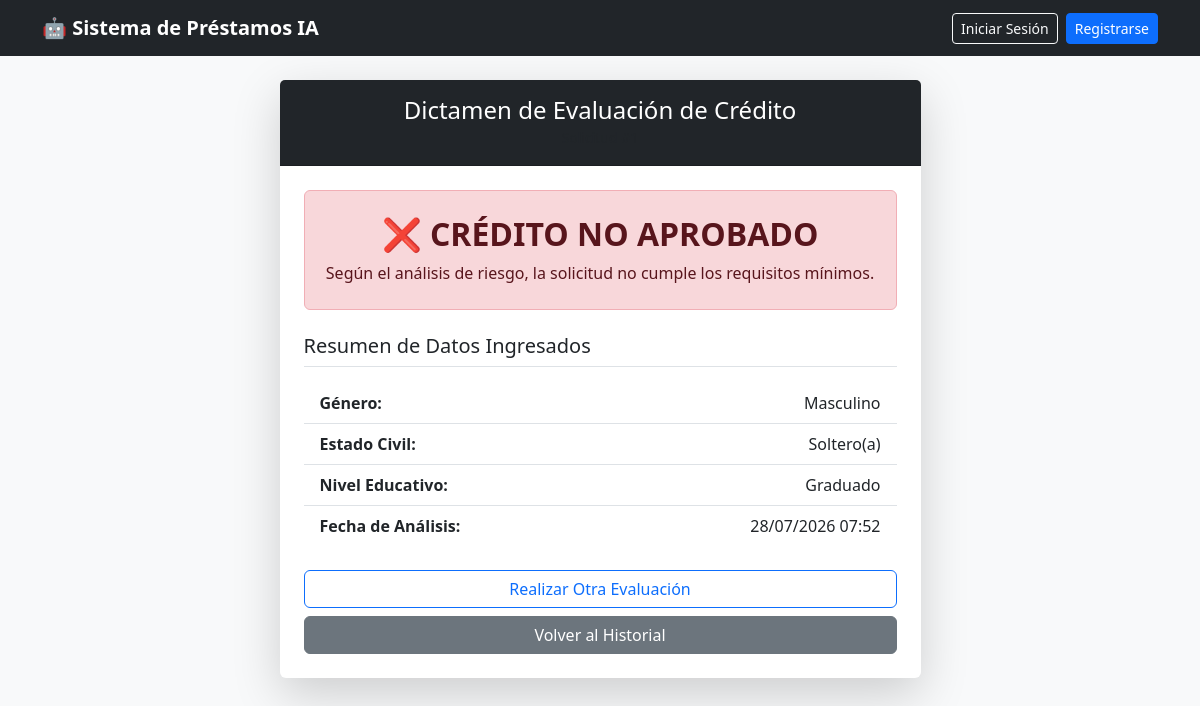
The app's page /solicitud/1/ with its own data.
### core/models.py (models this page shows, shortened)
class SolicitudPrestamo(models.Model):
    GENERO_CHOICES = [
        ('Male', 'Masculino'),
        ('Female', 'Femenino'),
    ]
    ESTADO_CIVIL_CHOICES = [
        ('Yes', 'Casado(a)'),
        ('No', 'Soltero(a)'),
    ]
    EDUCACION_CHOICES = [
        ('Graduate', 'Graduado'),
        ('Not Graduate', 'No Graduado'),
    ]
    HISTORIAL_CHOICES = [
        (1, 'Buen historial (Pagos al día / Líneas activas)'),
        (0, 'Malo (Historial crediticio negativo)'),
        (2, 'Sin historial crediticio (Primera vez)'),  # Se mapeará a 0 en la vista
    ]
    usuario = models.ForeignKey(User, on_delete=models.CASCADE, null=True, blank=True)
    gender = models.CharField(max_length=10, choices=GENERO_CHOICES, verbose_name="Género")
    married = models.CharField(max_length=3, choices=ESTADO_CIVIL_CHOICES, verbose_name="Estado Civil")
    education = models.CharField(max_length=20, choices=EDUCACION_CHOICES, verbose_name="Nivel Educativo")
    applicant_income = models.IntegerField(default=0, verbose_name="Ingreso del Solicitante")
    coapplicant_income = models.FloatField(default=0.0, verbose_name="Ingreso del Co-solicitante")
    loan_amount = models.IntegerField(default=0, verbose_name="Monto del Préstamo (en miles)")
    credit_history = models.IntegerField(choices=HISTORIAL_CHOICES, default=1, verbose_name="Historial Crediticio")
    loan_status = models.CharField(max_length=20, default="Pendiente", verbose_name="Estado del Préstamo")
    fecha_creacion = models.DateTimeField(auto_now_add=True)

### core/views.py (the view)
# urls.py: path('solicitud/<int:pk>/', views.detalle_solicitud, name='detalle_solicitud'),
def detalle_solicitud(request, pk):
    solicitud = get_object_or_404(SolicitudPrestamo, pk=pk)
    return render(request, 'core/detalle.html', {'solicitud': solicitud})

### core/templates/core/detalle.html
{% extends 'core/base.html' %}
{% block content %}
<div class="row justify-content-center">
    <div class="col-md-7">
        <div class="card shadow-lg border-0">
            <div class="card-header bg-dark text-white text-center py-3">
                <h4 class="mb-0">Dictamen de Evaluación de Crédito</h4>
                <small class="text-muted">Solicitud #{{ solicitud.id }}</small>
            </div>
            <div class="card-body p-4">
                {% if "Aprobado" in solicitud.loan_status %}
                    <div class="alert alert-success text-center py-4" role="alert">
                        <h2 class="alert-heading fw-bold">🎉 ¡CRÉDITO APROBADO!</h2>
                        <p class="mb-0">El sistema evaluó satisfactoriamente tu perfil crediticio.</p>
                    </div>
                {% else %}
                    <div class="alert alert-danger text-center py-4" role="alert">
                        <h2 class="alert-heading fw-bold">❌ CRÉDITO NO APROBADO</h2>
                        <p class="mb-0">Según el análisis de riesgo, la solicitud no cumple los requisitos mínimos.</p>
                    </div>
                {% endif %}
                <h5 class="mt-4 mb-3 border-bottom pb-2">Resumen de Datos Ingresados</h5>
                <ul class="list-group list-group-flush mb-4">
                    <li class="list-group-item d-flex justify-content-between align-items-center">
                        <strong>Género:</strong>
                        <span>{{ solicitud.get_gender_display }}</span>
                    </li>
                    <li class="list-group-item d-flex justify-content-between align-items-center">
                        <strong>Estado Civil:</strong>
                        <span>{{ solicitud.get_married_display }}</span>
                    </li>
                    <li class="list-group-item d-flex justify-content-between align-items-center">
                        <strong>Nivel Educativo:</strong>
                        <span>{{ solicitud.get_education_display }}</span>
                    </li>
                    <li class="list-group-item d-flex justify-content-between align-items-center">
                        <strong>Fecha de Análisis:</strong>
                        <span>{{ solicitud.fecha_creacion|date:"d/m/Y H:i" }}</span>
                    </li>
                </ul>
                <div class="d-grid gap-2">
                    <a href="{% url 'crear_consulta' %}" class="btn btn-outline-primary">Realizar Otra Evaluación</a>
                    <a href="{% url 'home' %}" class="btn btn-secondary">Volver al Historial</a>
                </div>
            </div>
        </div>
    </div>
</div>
{% endblock %}

### records on screen
SolicitudPrestamo: gender "Masculino", married "Soltero(a)", education "Graduado", fecha_creacion "28/07/2026 07:52"
